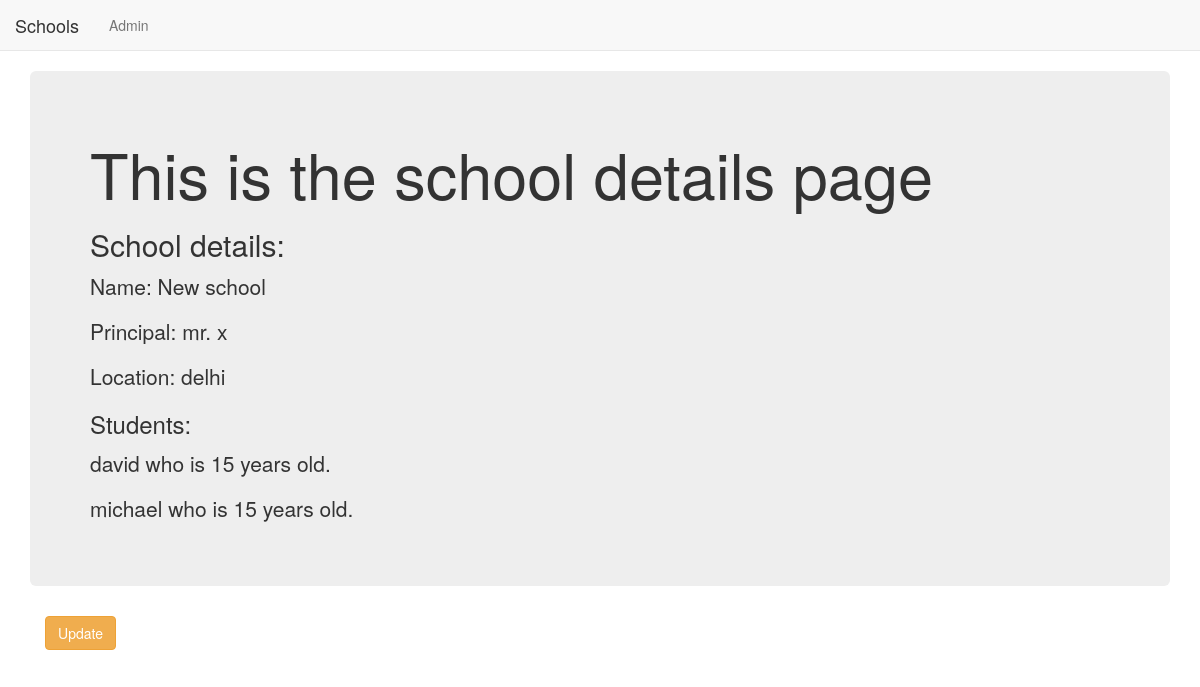
The page /basic_app/list/1/ on the database as committed earlier.
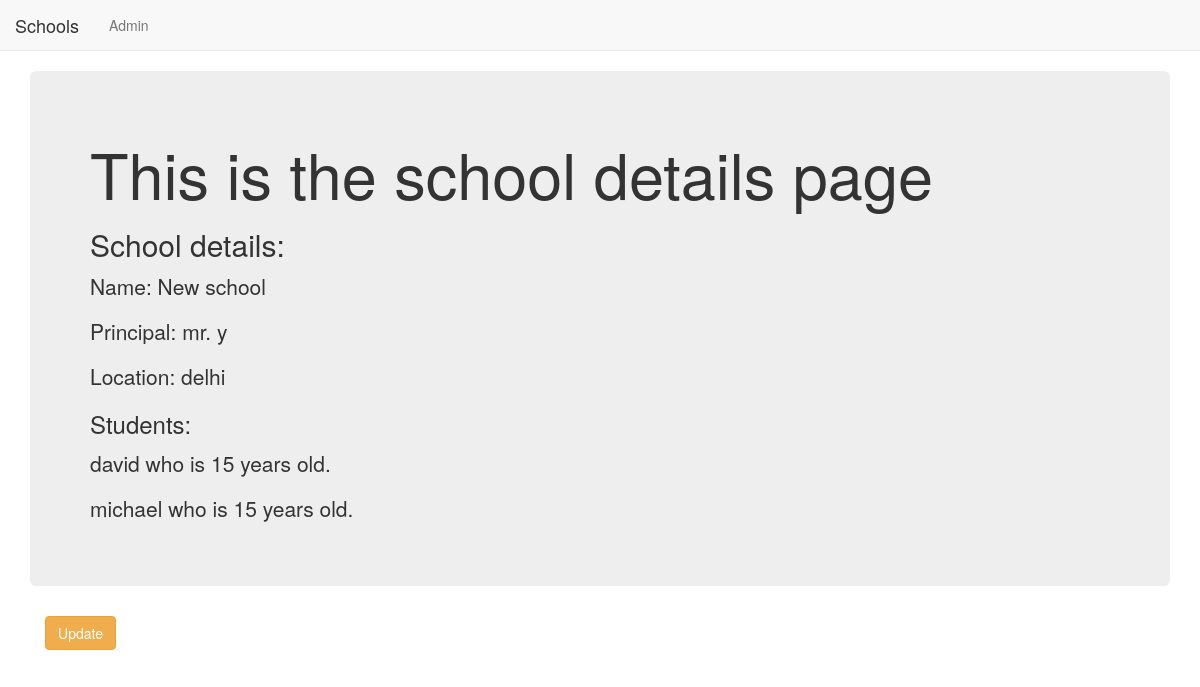
The same page on the database as committed later.
### basic_app/models.py (models this page shows, shortened)
class School(models.Model):
    name = models.CharField(max_length=256)
    principal = models.CharField(max_length=256)
    location = models.CharField(max_length=256)

class Student(models.Model):
    name = models.CharField(max_length=256)
    age = models.PositiveIntegerField()
    school = models.ForeignKey(School,related_name='students',on_delete=models.CASCADE)

### basic_app/views.py (the view)
# urls.py: path('list/<pk>/',views.SchoolDetailView.as_view(),name='detail'),
class SchoolDetailView(DetailView):
    context_object_name = 'school_detail'
    model = models.School
    template_name = 'basic_app/school_detail.html'

### basic_app/templates/basic_app/school_detail.html
{% extends 'basic_app/basic_app_base.html' %}
{% block body_block %}
<div class="jumbotron">
    <h1>This is the school details page</h1>
    <h2>School details:</h2>
    <p>Name: {{school_detail.name}}</p>
    <p>Principal: {{school_detail.principal}}</p>
    <p>Location: {{school_detail.location}}</p>
    <h3>Students: </h3>
    {% for student in school_detail.students.all %}
    <p>{{student.name}} who is {{student.age}} years old.</p>
    {% endfor %}
</div>
<div class="container">
    <p><a href="{% url 'basic_app:update' pk=school_detail.pk %}" class="btn btn-warning">Update</a></p>
</div>
{% endblock %}

### basic_app/templates/basic_app/basic_app_base.html (shortened to what this page needs)
<!doctype html>
<html lang="en">
<head>
    <link rel="stylesheet" href="https://stackpath.bootstrapcdn.com/bootstrap/3.4.1/css/bootstrap.min.css">
</head>
<body>
<nav class="navbar navbar-default navbar-static-top">
    <ul class="nav navbar-nav">
        <li><a href="{% url 'basic_app:list' %}" class="navbar-brand">Schools</a></li>
        <li><a href="{% url 'admin:index' %}" class="navbar-link">Admin</a></li>
        <li><a href="" class="navbar-link"></a></li>
    </ul>
</nav>
<div class="container">
    {% block body_block %}
    {% endblock %}
</div>
</body>
</html>

Rows that differ between the two databases and show on the page:
changed School "New school": principal "mr. x" → "mr. y"
